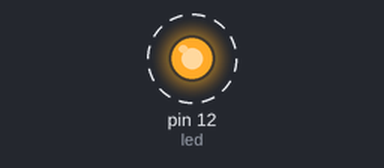
A sketch run on a simulated Arduino Uno, built with avr-gcc and run on an emulated ATmega328P. On the bench: output pins drawn as LEDs (lit = HIGH). Dashed ring = blinking.

Above: at 0.5 s.
Timing chart, 0 to 4.6 s (numbered marks = the images above):
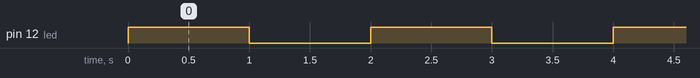

Measured:
- by itself, pin 12 (led): alternates HIGH for 1.0 s and LOW for 1.0 s

The sketch:

blink.ino
```cpp
/*
  LED / STEPPER
  Author: Benedict Greenberg
  Date: 31/07/15

  Program runs with LEDs to simulate stepper motor.
  Power supplied externally to stepper motor drivers.

  Stepper motors will be controlled over serial.
  They need to execute steps one in turn to emulate simultaneous control.

*/

// Pin 13 has an LED connected on most Arduino boards.
// Pin 12 is another GPIO pin that can be use, seperate from the built in board.
// give it a name:
int led = 12;
int serialData = 0;

// the setup routine runs once when you press reset:
void setup() {
  // initialize the digital pin as an output.
  pinMode(led, OUTPUT);
  Serial.begin(9600);
}

// the loop routine runs over and over again forever:
void loop() {
  digitalWrite(led, HIGH);   // turn the LED on (HIGH is the voltage level)
  delay(1000);               // wait for a second
  digitalWrite(led, LOW);    // turn the LED off by making the voltage LOW
  delay(1000);               // wait for a second
}
```
